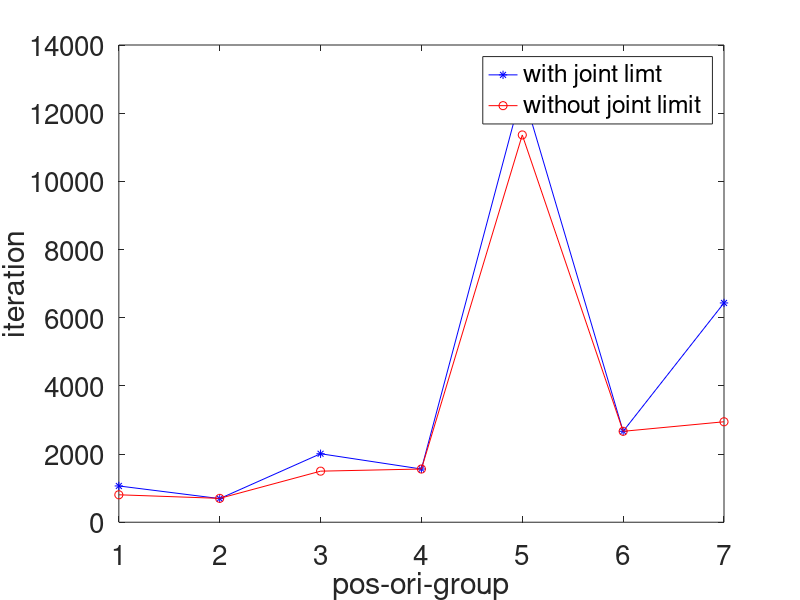

The MATLAB source for this figure:
x=1:1:7;%x轴上的数据，第一个值代表数据开始，第二个值代表间隔，第三个值代表终止
a=[1064,693,2009,1561,12677,2667,6433]; %a数据y值
b=[805,700,1498,1561,11361,2667,2947]; %b数据y值
plot(x,a,'-*b',x,b,'-or'); %线性，颜色，标记
% axis([0,6,0,700])  %确定x轴与y轴框图大小
% set(gca,'XTick',[0:1:6]) %x轴范围1-6，间隔1
% set(gca,'YTick',[0:100:700]) %y轴范围0-700，间隔100
legend('with joint limt','without joint limit');   %右上角标注
xlabel('pos-ori-group','fontsize',20)  %x轴坐标描述
ylabel('iteration','fontsize',20) %y轴坐标描述
set(gca,'fontsize',20);
% x=1:1453;
% plot(x,pos_vector);
% xlabel('iteration')  %x轴坐标描述
% ylabel('position error') %y轴坐标描述
% figure;plot(x,ori_vector);
% xlabel('iteration')  %x轴坐标描述
% ylabel('orientation error') %y轴坐标描述